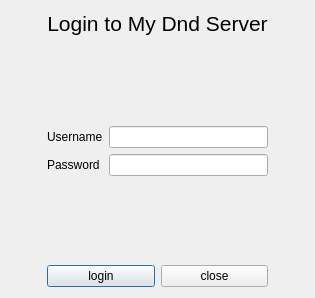
<?xml version="1.0" encoding="UTF-8"?>
<ui version="4.0">
 <class>login</class>
 <widget class="QDialog" name="login">
  <property name="geometry">
   <rect>
    <x>0</x>
    <y>0</y>
    <width>315</width>
    <height>298</height>
   </rect>
  </property>
  <property name="windowTitle">
   <string>Dialog</string>
  </property>
  <layout class="QHBoxLayout" name="horizontalLayout_3">
   <item>
    <spacer name="horizontalSpacer">
     <property name="orientation">
      <enum>Qt::Horizontal</enum>
     </property>
     <property name="sizeHint" stdset="0">
      <size>
       <width>15</width>
       <height>20</height>
      </size>
     </property>
    </spacer>
   </item>
   <item>
    <layout class="QVBoxLayout" name="verticalLayout_3">
     <item>
      <widget class="QLabel" name="label">
       <property name="font">
        <font>
         <pointsize>16</pointsize>
        </font>
       </property>
       <property name="text">
        <string>Login to My Dnd Server</string>
       </property>
       <property name="alignment">
        <set>Qt::AlignCenter</set>
       </property>
      </widget>
     </item>
     <item>
      <spacer name="verticalSpacer">
       <property name="orientation">
        <enum>Qt::Vertical</enum>
       </property>
       <property name="sizeHint" stdset="0">
        <size>
         <width>20</width>
         <height>40</height>
        </size>
       </property>
      </spacer>
     </item>
     <item>
      <layout class="QHBoxLayout" name="horizontalLayout_2" stretch="0,1">
       <item>
        <layout class="QVBoxLayout" name="verticalLayout">
         <item>
          <widget class="QLabel" name="label_2">
           <property name="text">
            <string>Username</string>
           </property>
          </widget>
         </item>
         <item>
          <widget class="QLabel" name="label_3">
           <property name="text">
            <string>Password</string>
           </property>
          </widget>
         </item>
        </layout>
       </item>
       <item>
        <layout class="QVBoxLayout" name="verticalLayout_2">
         <item>
          <widget class="QLineEdit" name="password"/>
         </item>
         <item>
          <widget class="QLineEdit" name="user"/>
         </item>
        </layout>
       </item>
      </layout>
     </item>
     <item>
      <spacer name="verticalSpacer_2">
       <property name="orientation">
        <enum>Qt::Vertical</enum>
       </property>
       <property name="sizeHint" stdset="0">
        <size>
         <width>20</width>
         <height>40</height>
        </size>
       </property>
      </spacer>
     </item>
     <item>
      <layout class="QHBoxLayout" name="horizontalLayout">
       <item>
        <widget class="QPushButton" name="btn_login">
         <property name="text">
          <string>login</string>
         </property>
        </widget>
       </item>
       <item>
        <widget class="QPushButton" name="btn_close">
         <property name="text">
          <string>close</string>
         </property>
        </widget>
       </item>
      </layout>
     </item>
    </layout>
   </item>
   <item>
    <spacer name="horizontalSpacer_2">
     <property name="orientation">
      <enum>Qt::Horizontal</enum>
     </property>
     <property name="sizeHint" stdset="0">
      <size>
       <width>15</width>
       <height>20</height>
      </size>
     </property>
    </spacer>
   </item>
  </layout>
 </widget>
 <resources/>
 <connections/>
</ui>
